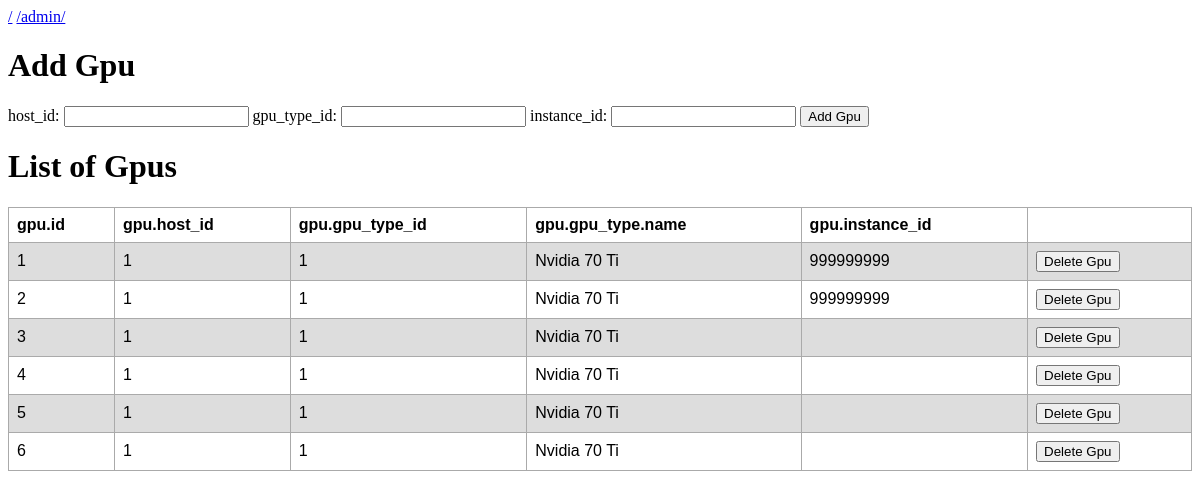
The page /admin/gpu/ on the database as committed earlier.
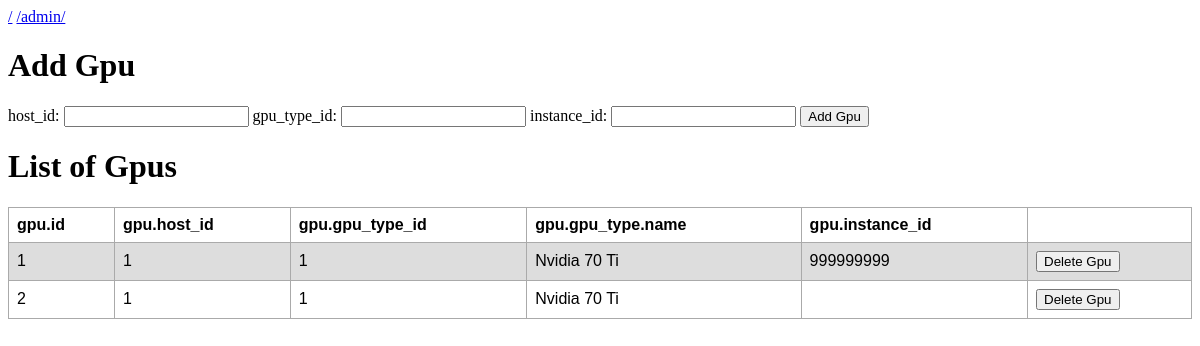
The same page on the database as committed later.
### cloudgpu.py (models this page shows)
class Gpu(db.Model):
	id = db.Column(db.Integer, primary_key=True)
	host_id = db.Column(db.Integer, db.ForeignKey('host.id'), nullable=False)
	gpu_type_id = db.Column(db.Integer, db.ForeignKey('gpu_type.id'), nullable=False)
	instance_id = db.Column(db.Integer, db.ForeignKey('instance.id'), nullable=True)
	host = db.relationship('Host', foreign_keys=host_id)
	gpu_type = db.relationship('GpuType', foreign_keys=gpu_type_id)
	instance = db.relationship('Instance', foreign_keys=instance_id)

class GpuType(db.Model):
	id = db.Column(db.Integer, primary_key=True)
	name = db.Column(db.String(120), unique=True, nullable=False)
	price_minute_eur = db.Column(db.Numeric(precision=8, asdecimal=True), nullable=False)

### cloudgpu.py (the view, shortened to what this page needs)
@app.route('/admin/gpu/', methods=['GET', 'POST'])
def create_gpu():
	gpus = Gpu.query.all()
	return render_template("gpu.html", gpus=gpus)

### templates/gpu.html (shortened to what this page needs)
{% extends "layout.html" %}
{% block body %}
<h1>Add Gpu</h1>
<form method="POST" action="/admin/gpu/">
    host_id: <input type="text" name="host_id">
    gpu_type_id: <input type="text" name="gpu_type_id">
    instance_id: <input type="text" name="instance_id">
    <input type="submit" value="Add Gpu">
</form>
<h1>List of Gpus</h1>
<table>
	<tr>
		<th>gpu.id</th>
		<th>gpu.host_id</th>
		<th>gpu.gpu_type_id</th>
		<th>gpu.gpu_type.name</th>
		<th>gpu.instance_id</th>
		<th></th>
	</tr>
	{% for gpu in gpus %}
	<tr>
		<td>{{gpu.id}}</td>
		<td>{{gpu.host_id}}</td>
		<td>{{gpu.gpu_type_id}}</td>
		<td>{{gpu.gpu_type.name}}</td>
		<td>{{gpu.instance_id}}</td>
		<td>
			<form method="POST" action="./delete">
				<input type="submit" value="Delete Gpu">
			</form>
		</td>
    </tr>
    {% endfor %}
</table>
{% endblock %}

### templates/layout.html (shortened to what this page needs)
<!doctype html>
<head>
</head>
<a href="/">/</a>&nbsp;<a href="/admin/">/admin/</a><br>
{% block body %}{% endblock %}

### templates/layout.html (style rules this page uses)
table { font-family: arial, sans-serif; border-collapse: collapse; width: 100%; }
td, th { border: 1px solid #aaaaaa; text-align: left; padding: 8px; }
tr:nth-child(even) { background-color: #dddddd; }

Rows that differ between the two databases and show on the page:
removed Gpu: id "3", host_id "1", gpu_type_id "1", gpu_type.name "Nvidia 70 Ti"
removed Gpu: id "4", host_id "1", gpu_type_id "1", gpu_type.name "Nvidia 70 Ti"
removed Gpu: id "5", host_id "1", gpu_type_id "1", gpu_type.name "Nvidia 70 Ti"
removed Gpu: id "6", host_id "1", gpu_type_id "1", gpu_type.name "Nvidia 70 Ti"
changed Gpu id 2: instance_id "999999999" → (not shown)
